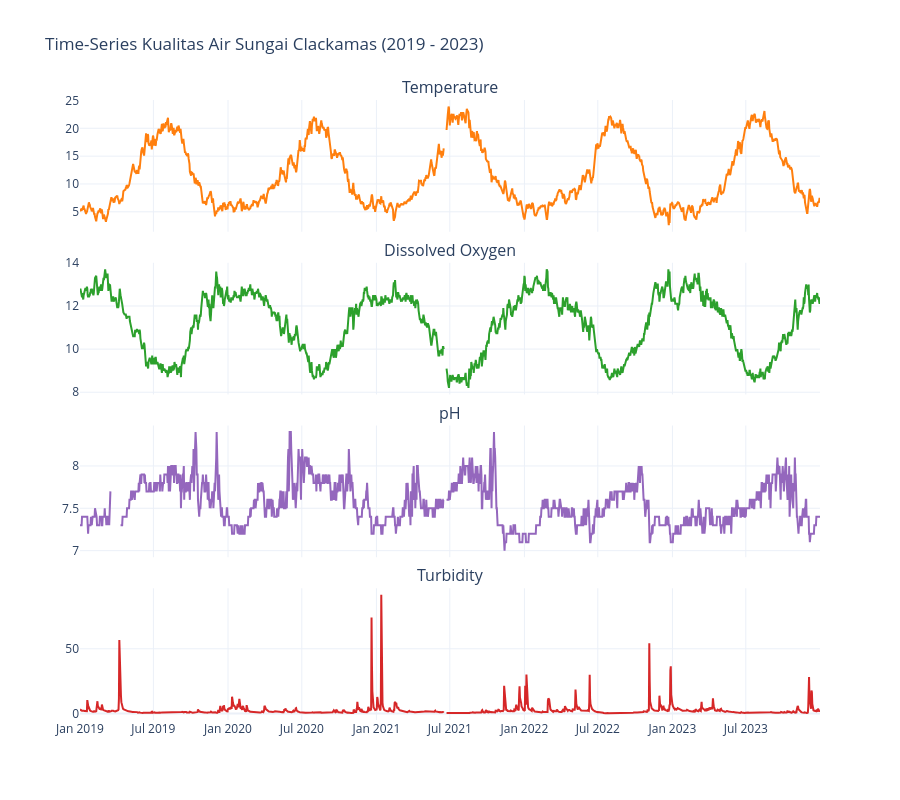

This figure's notebook cell:
### Markdown cell above
### Time Series Analysis

### Code cell
fig = make_subplots(
    rows=4, cols=1, 
    shared_xaxes=True,
    vertical_spacing=0.05,
    subplot_titles=("Temperature", "Dissolved Oxygen", "pH", "Turbidity")
)

fig.add_trace(go.Scatter(x=df['datetime'], y=df['Temperature'], mode='lines', name='Temperature', line=dict(color='#ff7f0e')), row=1, col=1)
fig.add_trace(go.Scatter(x=df['datetime'], y=df['Dissolved Oxygen'], mode='lines', name='Dissolved Oxygen', line=dict(color='#2ca02c')), row=2, col=1)
fig.add_trace(go.Scatter(x=df['datetime'], y=df['pH'], mode='lines', name='pH', line=dict(color='#9467bd')), row=3, col=1)
fig.add_trace(go.Scatter(x=df['datetime'], y=df['Turbidity'], mode='lines', name='Turbidity', line=dict(color='#d62728')), row=4, col=1)

fig.update_layout(
    title="Time-Series Kualitas Air Sungai Clackamas (2019 - 2023)",
    height=800,
    width=600,
    showlegend=False,
    hovermode="x unified",
    template="plotly_white"
)

fig.show()

### Figure 1 — Plotly figure (JSON) as saved in the notebook; plotly's stock layout.template omitted (floating-point values rounded to 4 significant figures; data arrays with more than 128 entries replaced by an {"elided": "..."} marker saying what was removed)
{"data": [{"line": {"color": "#ff7f0e"}, "mode": "lines", "name": "Temperature", "type": "scatter", "x": {"elided": "1773 str values"}, "xaxis": "x", "y": {"elided": "1773 float values"}, "yaxis": "y"}, {"line": {"color": "#2ca02c"}, "mode": "lines", "name": "Dissolved Oxygen", "type": "scatter", "x": {"elided": "1773 str values"}, "xaxis": "x2", "y": {"elided": "1773 float values"}, "yaxis": "y2"}, {"line": {"color": "#9467bd"}, "mode": "lines", "name": "pH", "type": "scatter", "x": {"elided": "1773 str values"}, "xaxis": "x3", "y": {"elided": "1773 float values"}, "yaxis": "y3"}, {"line": {"color": "#d62728"}, "mode": "lines", "name": "Turbidity", "type": "scatter", "x": {"elided": "1773 str values"}, "xaxis": "x4", "y": {"elided": "1773 float values"}, "yaxis": "y4"}], "layout": {"annotations": [{"font": {"size": 16}, "showarrow": false, "text": "Temperature", "x": 0.5, "xanchor": "center", "xref": "paper", "y": 1, "yanchor": "bottom", "yref": "paper"}, {"font": {"size": 16}, "showarrow": false, "text": "Dissolved Oxygen", "x": 0.5, "xanchor": "center", "xref": "paper", "y": 0.7375, "yanchor": "bottom", "yref": "paper"}, {"font": {"size": 16}, "showarrow": false, "text": "pH", "x": 0.5, "xanchor": "center", "xref": "paper", "y": 0.475, "yanchor": "bottom", "yref": "paper"}, {"font": {"size": 16}, "showarrow": false, "text": "Turbidity", "x": 0.5, "xanchor": "center", "xref": "paper", "y": 0.2125, "yanchor": "bottom", "yref": "paper"}], "height": 800, "hovermode": "x unified", "showlegend": false, "title": {"text": "Time-Series Kualitas Air Sungai Clackamas (2019 - 2023)"}, "xaxis": {"anchor": "y", "domain": [0, 1], "matches": "x4", "showticklabels": false}, "xaxis2": {"anchor": "y2", "domain": [0, 1], "matches": "x4", "showticklabels": false}, "xaxis3": {"anchor": "y3", "domain": [0, 1], "matches": "x4", "showticklabels": false}, "xaxis4": {"anchor": "y4", "domain": [0, 1]}, "yaxis": {"anchor": "x", "domain": [0.7875, 1]}, "yaxis2": {"anchor": "x2", "domain": [0.525, 0.7375]}, "yaxis3": {"anchor": "x3", "domain": [0.2625, 0.475]}, "yaxis4": {"anchor": "x4", "domain": [0, 0.2125]}}}
